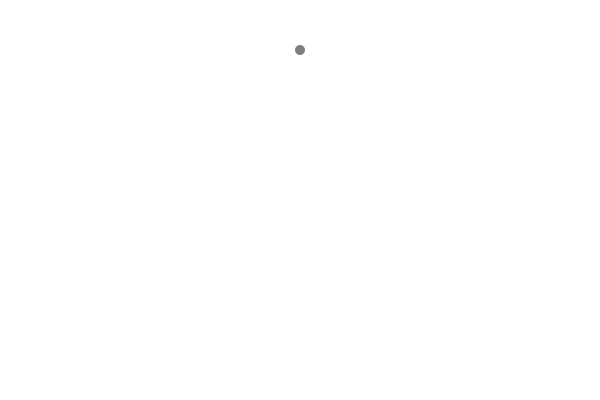
Frame 1 (no input)
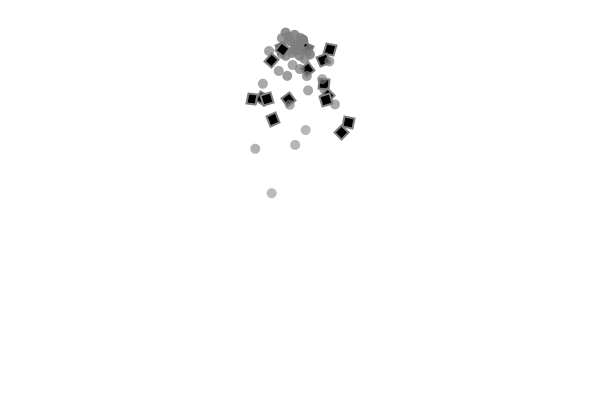
Frame 60 (the mouse pressed at the canvas centre just before this capture)
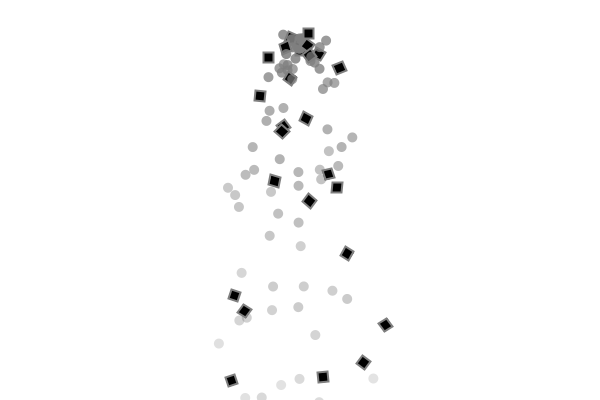
Frame 120 (the mouse held since frame 60 and released just before this capture)

The Processing sketch that drew these frames (run headless with seeded random() and noise(); from frame 60 on, the mouse is pressed at the canvas centre):

// Processing sketch: sysofsys
// ── sysofsys.pde

ArrayList<ParticleSystem> systems;
ParticleSystem ps;

void setup() {
  size(600, 400);
  ps = new ParticleSystem(new PVector(width/2, 50));
  //systems = new ArrayList<ParticleSystem>();
}

void draw() {
  background(255);

  ps.addParticle();
  ps.run();
  if (keyPressed) {
    PVector wind = new PVector(0.1, 0);
    ps.applyForce(wind);
  }


  //for (ParticleSystem ps : systems) {
  //  ps.addParticle();
  //  ps.run();
  //}
}

void mousePressed() {
  //systems.add(new ParticleSystem(int(random(1, 100)), new PVector(mouseX, mouseY)));
}

// ── Particle.pde
class  Particle {
  PVector loc;
  PVector vel;
  PVector acc;


  float ang;
  float aVel;
  float aAcc;


  float lifespan = 255;

  Particle(PVector l) {
    loc = l.get();
    //loc = new PVector(width/2, 50);
    acc = new PVector(0, 0.1);
    vel = new PVector(random(-1, 1), random(-2, -0.5));

    ang = 0;
    aVel = 0;
    aAcc = 0.01 ;
  }

  void applyForce(PVector force) {
    acc.add(force);
  }

  boolean isDead() {
    if (lifespan < 0) return true;
    else return false;
  }

  void display() {
    noStroke();
    strokeWeight(2);
    fill(127, lifespan);
    ellipse(loc.x, loc.y, 10, 10);
  }

  void update() {
    vel.add(acc);
    loc.add(vel);
    lifespan -= 2;

    ang += aVel;
    aVel += aAcc;
  }
}

// ── ParticleSystem.pde
class ParticleSystem {
  ArrayList<Particle> particles;
  PVector origin;

  ParticleSystem( PVector ori) {
    origin = ori.get();
    //for (int i=0; i<num; i++) {    
    particles = new ArrayList<Particle>();
    //}
  }

  void applyForce(PVector force) {
    for (Particle p : particles) {
      p.applyForce(force);
    }
  }

  void addParticle() {
    float r = random(1);
    if (r < 0.3) particles.add(new sqParticle(origin));
    else particles.add(new Particle(origin));
  }

  void run() {
    for (int i = particles.size()-1; i >= 0; i--) {
      Particle p = particles.get(i);
      p.display();

      p.update();

      if (p.isDead()) {
        particles.remove(i);
      }
    }
  }
}

// ── sqParticle.pde
class sqParticle extends Particle {


  sqParticle(PVector l) {
    super(l);
  }


  void display() {
    stroke(127);
    fill(0);

    pushMatrix();
    translate(loc.x, loc.y);
    rectMode(CENTER);
    rotate(ang);
    rect(0, 0, 10, 10);
    popMatrix();
  }
}
